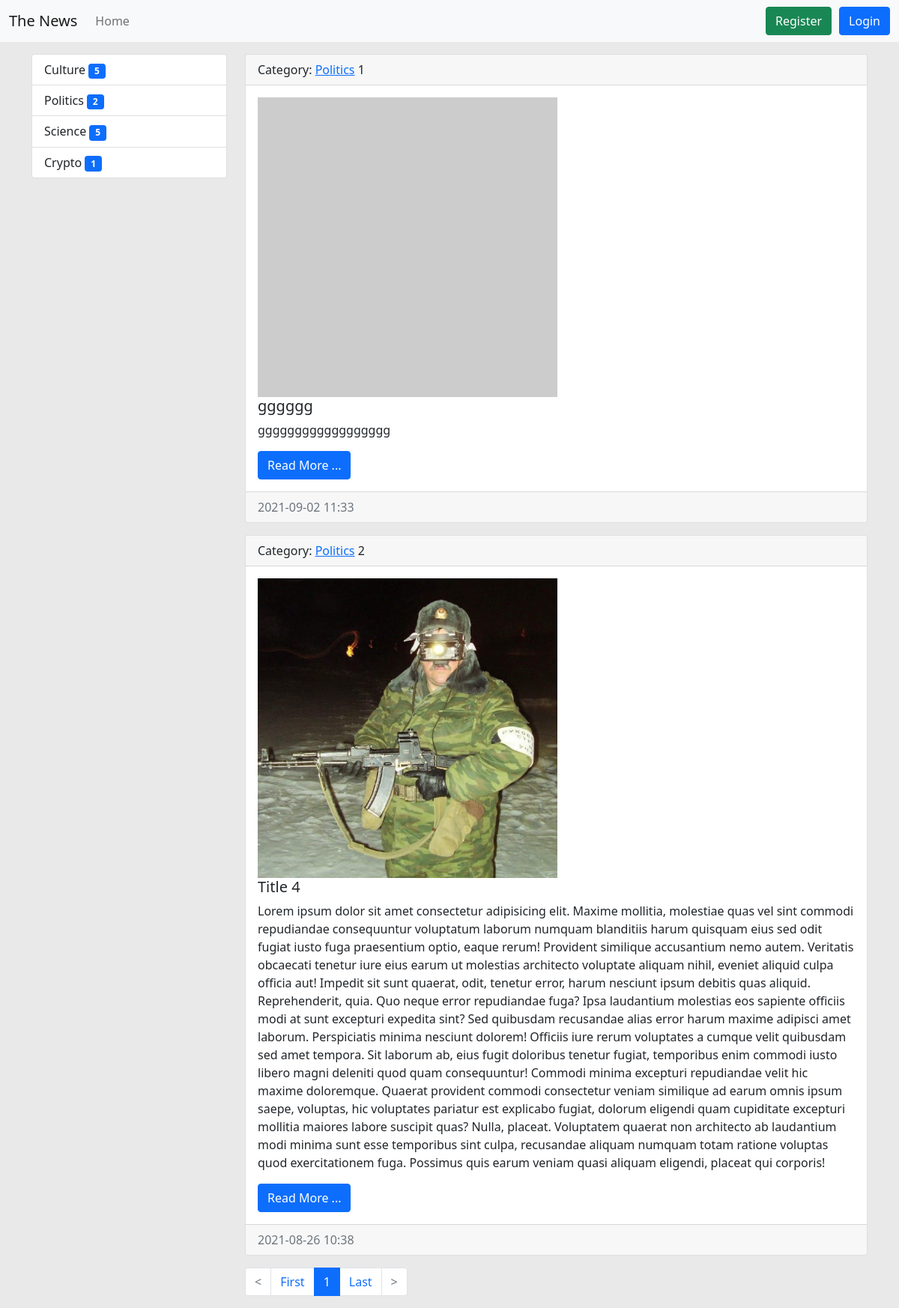
The app's page /category/3/, older data.
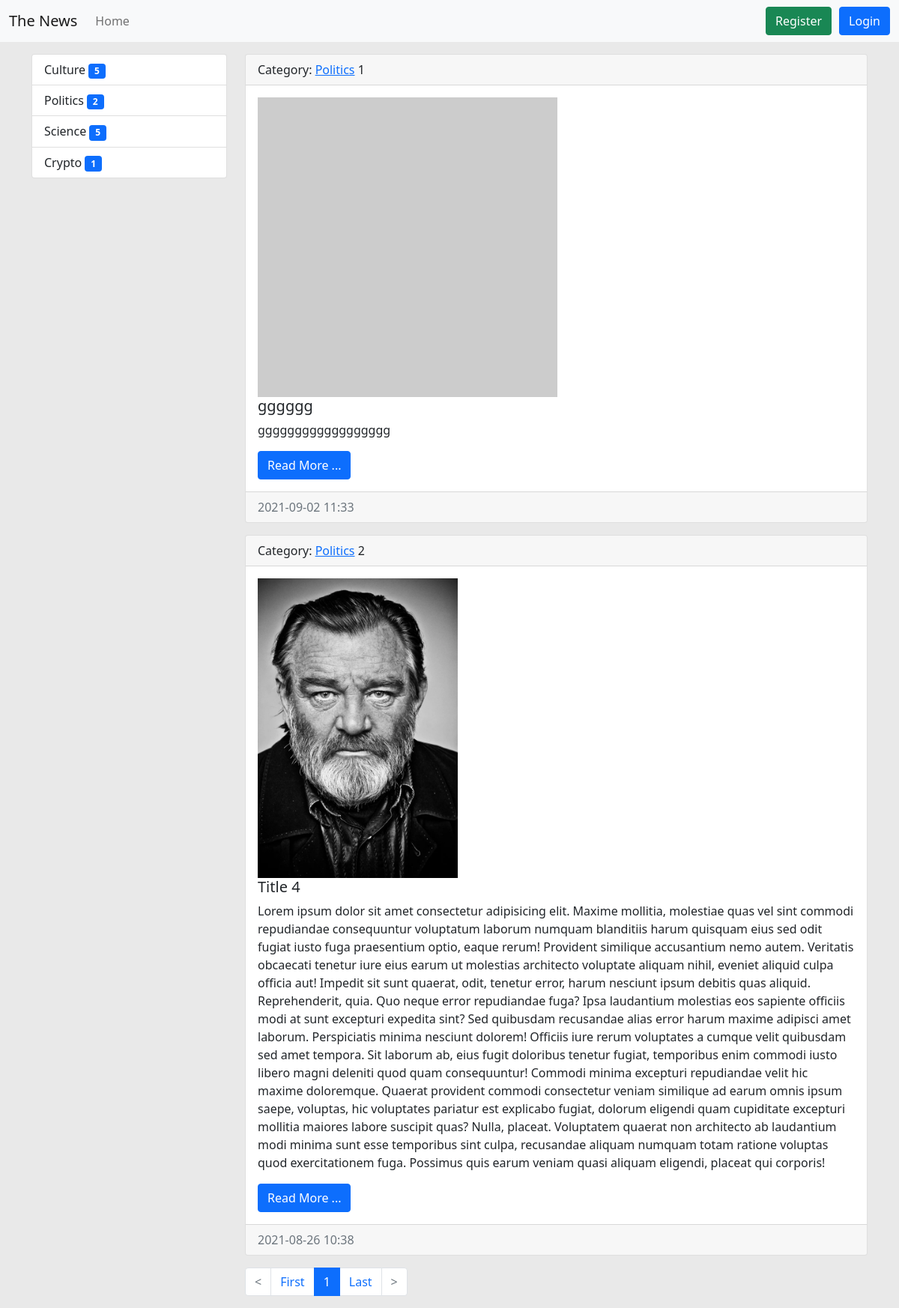
The same page, newer data.
### news/models.py (models this page shows, shortened)
class Category(models.Model):
    title = models.CharField(
        max_length=100, db_index=True, verbose_name='Catrgory name')
    description = models.TextField(blank=True)
    def get_absolute_url(self):
        return reverse_lazy('category', kwargs={'category_id': self.pk})
    class Meta:
        verbose_name = 'Category'
        verbose_name_plural = 'Categories'
        ordering = ['title']

class News(models.Model):
    title = models.CharField(max_length=150)
    content = models.TextField(blank=True)
    created_at = models.DateTimeField(
        auto_now_add=True, verbose_name='Publishing date')
    updated_at = models.DateTimeField(
        auto_now=True, verbose_name='Updating date')
    photo = models.ImageField(upload_to='photos/%Y/%m/%d', blank=True)
    is_published = models.BooleanField(
        default=True, verbose_name='Published status')
    category = models.ForeignKey(
        'Category', on_delete=models.PROTECT, related_name='news')
    views = models.IntegerField(default=0)
    def get_absolute_url(self):
        return reverse_lazy('view_news', kwargs={'pk': self.pk})
    class Meta:
        verbose_name = 'News Item'
        verbose_name_plural = 'News Items'
        ordering = ['-created_at', 'title']

### news/views.py (the view)
# urls.py: path('category/<int:category_id>/', NewsByCategory.as_view(), name='category'),
class NewsByCategory(ListView):
    model = News
    paginate_by = 2
    allow_empty = False
    context_object_name = 'news'
    template_name = 'news/home_news_list.html'
    def get_context_data(self, *args, object_list=None, **kwargs):
        context = super().get_context_data(**kwargs)
        category = Category.objects.get(pk=self.kwargs['category_id'])
        context['title'] = category.title
        return context
    def get_queryset(self):
        return News.objects.filter(is_published=True, category=self.kwargs['category_id']).select_related('category')

### news/templatetags/news_tags.py (called while the page is built)
@register.inclusion_tag('news/list_categories.html')
def show_categories(arg1='Hello', arg2='World'):
    categories = Category.objects \
    .annotate(news_count=Count('news', filter=F('news__is_published'))) \
    .filter(news_count__gt=0).all()
    return {'categories': categories, 'arg1': arg1, 'arg2': arg2}

### news/templates/news/home_news_list.html (shortened to what this page needs)
{% extends 'base.html' %}

### templates/base.html (shortened to what this page needs)
{% load static %}
<!doctype html>
<html lang="en">
<head>
    <link rel="stylesheet" href="{% static 'bootstrap/css/bootstrap.min.css' %}">
    <link rel="stylesheet" href="{% static 'css/style.css' %}">
</head>
</html>

### templates/inc/_sidebar.html (shortened to what this page needs)
{% load news_tags %}

### mysite/static/css/style.css (style rules this page uses)
body { background: #e9e9e9 !important; }

Row changes from the older to the newer data that the page shows:
changed through a linked row, Category: id+title: a different picture
